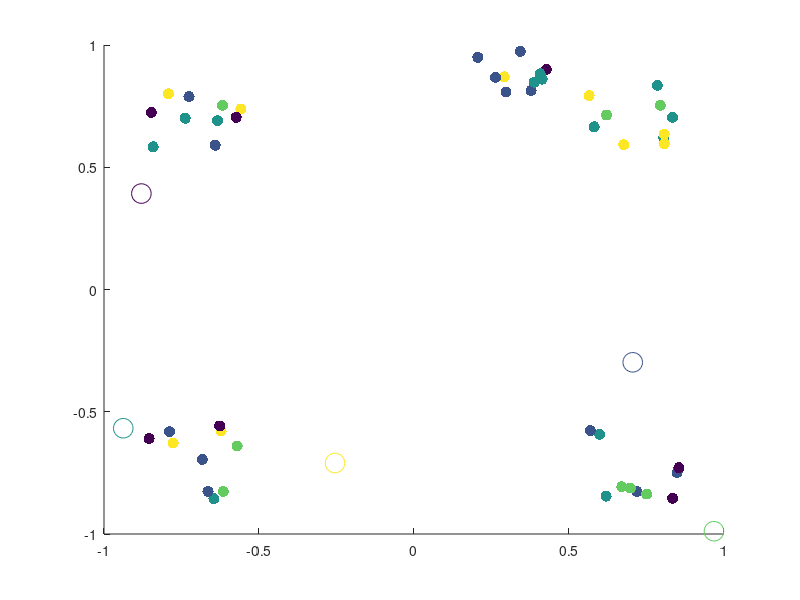

Reproduce this figure in MATLAB. (Note: this script raises an error after producing the figure.)
%% Random Initalization
% yeet
% Topic I.6 - Alternating Minimization Scheme Algorithm for k-Means Clustering*
% 
% Clear the workspace and close all figure windows

close all; clear all;

load Q1data.mat; 

[n,m]= size(XData); 

% Set the number of clusters (k)
k=5;

% Assign each data vector, randomly to one of the k clusters
IndexSet = randi(k,n,1);

% Plot the data
scatter(XData(:,1),XData(:,2),64,IndexSet,'filled');
hold on

% Create data structures to store the weight vectors for cluster (c), and the 
% weight vectors from the previous iteration (cPrev)
c = zeros(k,m);
cPrev = zeros(k,m);

% Randomly initialize the weight vectors so that each component is sampled from 
% the interval [-1,1]
c = -1.2 + 2.4*rand(k,m);

% Plot the initial weight vectors
scatter(c(:,1),c(:,2),200,linspace(1,k,k))
hold off
pause



%% K++ initalization 

close all; clear all; clc;
% for funsies attempt at k++ initalization 

% 100 2-dimensional points, each points is a vector! 
%hopefully this is like quakes data
load Q1data.mat


%number of clusters; 
k =4; 

[n,m]=size(XData);



[c,IndexSet]= KPlusPlusInit(XData,k);




% Plot the data
scatter(XData(:,1),XData(:,2),64,IndexSet,'filled');
hold on
scatter(c(:,1),c(:,2),200,linspace(1,k,k))
hold off

%% The Alternating Minimization Scheme
doneFlag=0;

% Keep alternating updates to weight vectors and cluster assignments until weight 
% vectors no longer change their locations

while (~doneFlag)

    % Update the weight vectors in each cluster via the centroid formula
    for i=1:k 

        % Find the indices for all data vectors currently in cluster i
        ClusterIndices = find(IndexSet==i);

        % Find the number of data vectors currently in cluster i
        NumVecsInCluster = size(ClusterIndices,1);

        % Create a data structure to store weight vector for the current
        % cluster
        c(i,:)=0; 

        % Update cluster vector using the centroid formula
        for j=1:NumVecsInCluster
            for l=1:m
                c(i,l) = c(i,l) + XData(ClusterIndices(j,1),l)/NumVecsInCluster;
            end
        end

    end

    % Plot the updated weight vectors for each cluster
    scatter(XData(:,1),XData(:,2),64,IndexSet,'filled')
    hold on
    scatter(c(:,1),c(:,2),200,linspace(1,k,k))
    %pause
    
    % Now reassign all data vectors to the closest weight vector (cluster)

    % Create a data structure to store closest weight vector for each data
    % point
    closestCluster=zeros(n,1);

    % Reassign each data vector to the new, closest cluster
    for d=1:n

        % Store the coordinates of the current data vector
        xD = XData(d,:);

        % Set the minimum distance tracker to be a very large number
        sqDistMin=1e16;

        % Find the closest weight vector (cluster) to the current data
        % vector
        for i=1:k
            sqDist = norm(c(i,:)-xD,2);

            % If the distance is less than the current min, assign the
            % current data vector to this cluster
            if sqDist<sqDistMin
                closestCluster(d)=i;
                sqDistMin=sqDist;
            end

        end
    end

    % Update the assignments of the data vectors to their new clusters
    IndexSet = closestCluster;
    
    % Plot the data and the updated weight vectors
    hold off
    scatter(XData(:,1),XData(:,2),64,IndexSet,'filled')
    hold on
    scatter(c(:,1),c(:,2),200,linspace(1,k,k))
    hold off
    %pause
    
    % Terminate the alternating scheme if the weight vectors are unaltered
    % relative to the previous iteration
    if c==cPrev
        doneFlag=1;
    else
        cPrev=c;
    end
end


%% Calculation of Overall Coherence

% computes overall coherence AFTER K-Means! 
OvCo=oaco(XData,IndexSet,c)



%% 10 initalizations

close all; clear all; clc;



% 50  2-dimensional points, each points is a vector! 
%hopefully this is like quakes data
load Q1data.mat



rng(33)

% initalization :) heh
OvCO_forkPP = zeros(1,10);
OvCO_forRand = zeros(1,10); 
% number of clusters


k=5; 


% random initalization;

for realz = 1:10
    [n,m]= size(XData);
    IndexSeti = randi(k,n,1);
    ci = -1.2 + 2.4*rand(k,m);
    
    % scatter(XData(:,1),XData(:,2),64,IndexSeti,'filled')
    %     hold on
    %     scatter(ci(:,1),ci(:,2),200,linspace(1,k,k))
    %     hold off
    %     pause 
    %     
    
    % this runs the k-means algorithim
    [IndexSetf,cf]= kmeans493(XData,k,IndexSeti,ci);
    OvCo=oaco(XData,IndexSetf,cf);
    OvCO_forRand(:,realz) = OvCo ; % this creates a vector of the overall coherence
    
    %   scatter(XData(:,1),XData(:,2),64,IndexSetf,'filled')
    %     hold on
    %     scatter(cf(:,1),cf(:,2),200,linspace(1,k,k))
    %     hold off


end 


%k++ initalization 
for realz = 1:10  

    [ci,IndexSeti]=KPlusPlusInit(XData,k);
    
    %  scatter(XData(:,1),XData(:,2),64,IndexSeti,'filled')
    %     hold on
    %     scatter(ci(:,1),ci(:,2),200,linspace(1,k,k))
    %     hold off
    %     pause 
        
        %runs k means
   
    %uses a random     scheme for intial index
    %[IndexSetf,cf]= kmeans493(XData,k,randi(k,size(XData,1),1),ci);    
    [IndexSetf,cf]= kmeans493(XData,k,IndexSeti,ci);
    
    OvCo=oaco(XData,IndexSetf,cf);
    OvCO_forkPP(:,realz) = OvCo ; 
    
    %   scatter(XData(:,1),XData(:,2),64,IndexSetf,'filled')
    %     hold on
    %     scatter(cf(:,1),cf(:,2),200,linspace(1,k,k))
    %     hold off
end 




mean(OvCO_forkPP)
mean(OvCO_forRand)



%% Elbow Method

clc; clear all; close all; 

load Q1data.mat

suck =8; 
initalz =5; 

% rows is number of initlizations we use, coloumns is values of k 
% for each initilization scheme
mat2PlotKPP = zeros(initalz,suck); 
mat2PlotRand =zeros(initalz,suck); 

for k=1:suck
   
    
    for realz = 1:initalz

    [ci,IndexSeti]=KPlusPlusInit(XData,k);
        
        %runs k means
        
    [IndexSetf,cf]= kmeans493(XData,k,IndexSeti,ci);
    
    OvCo=oaco(XData,IndexSetf,cf);
    mat2PlotKPP(realz,k) = OvCo; 
    end 
    
    
    
     for realz = 1:initalz

    [n,m]= size(XData);
    IndexSeti = randi(k,n,1);
    ci = -1.2 + 2.4*rand(k,m);
        
        %runs k means
        
    [IndexSetf,cf]= kmeans493(XData,k,IndexSeti,ci);
    
    OvCo=oaco(XData,IndexSetf,cf);
    mat2PlotRand(realz,k) = OvCo; 
     end 
    
    
    
end 



subplot(1,2,1)
for iter = 1:5
    plot(1:suck, mat2PlotKPP(iter,:),'LineWidth',1.5,'Marker',"*",'LineStyle','--')
    hold on;
    title('Elbow Plot for K++ Initalization')
    xlabel('Number of Clusters (k)')
    ylabel('Overall Coherence y')
    %rectangle('Position',[4-1 7-1 1 1],'Curvature',[.5 .5]) 
    %legend('Realiz 1','Realiz 4','Realiz 3','Realiz 4','Realiz 5')
    grid on;
end 



hold on; 

subplot(1,2,2)
for iter = 1:5
    plot(1:suck, mat2PlotRand(iter,:),'LineWidth',1.5,'Marker',"*",'LineStyle','--')
     hold on;
    title('Elbow Plot for Random Initalization')
    xlabel('Number of Clusters (k)')
    ylabel('Overall Coherence y')
    legend('Realiz 1','Realiz 4','Realiz 3','Realiz 4','Realiz 5')
    grid on;
end 




%% MNIST PART 3


suck
